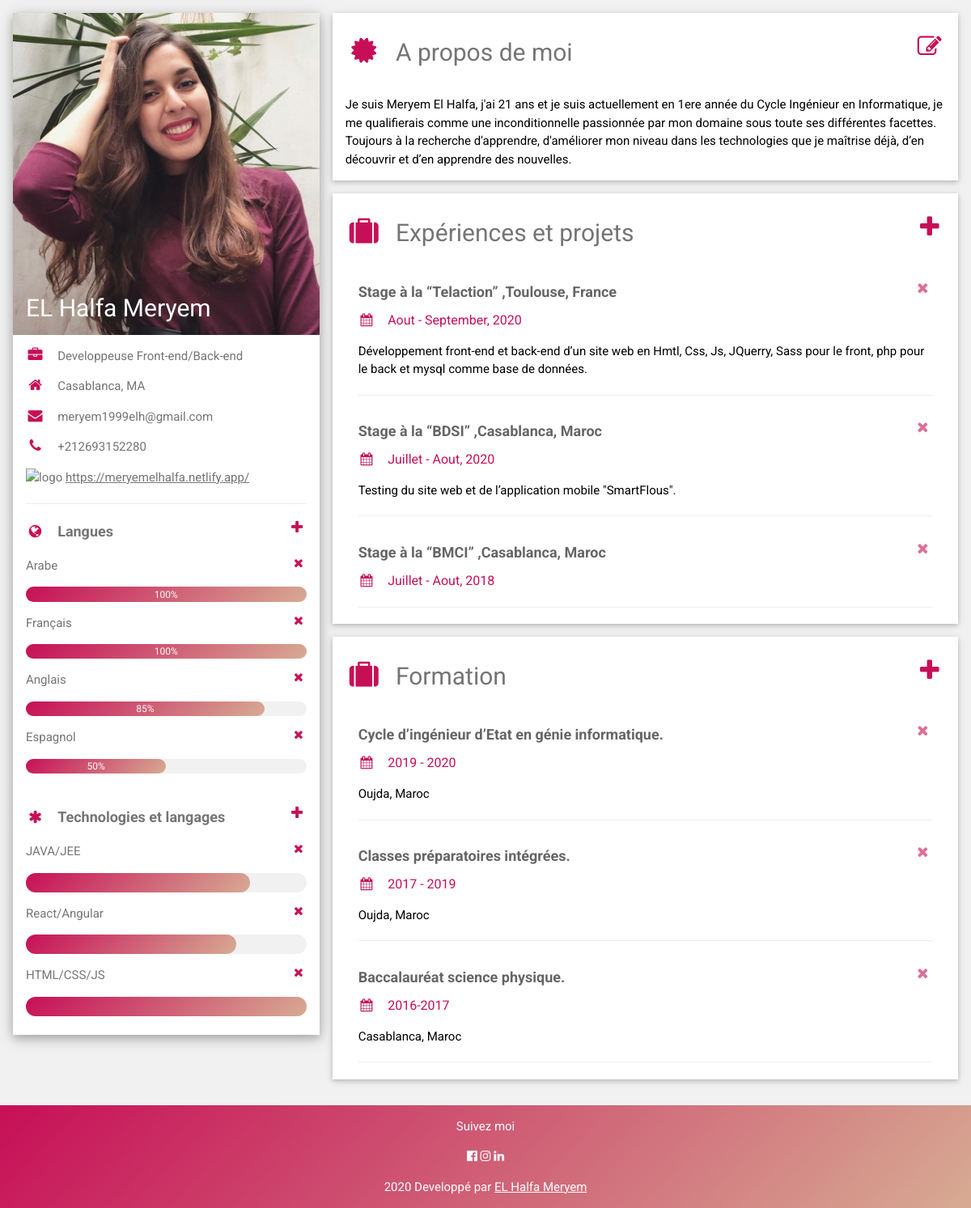
The app's page /CV/index.php with its own data.
### tables this page shows
CREATE TABLE IF NOT EXISTS `languages` (
  `lgname` varchar(255) NOT NULL,
  `lglevel` int(100) NOT NULL,
  `id` int(11) NOT NULL AUTO_INCREMENT,
  PRIMARY KEY (`id`)
);

CREATE TABLE IF NOT EXISTS `skills` (
  `skillname` varchar(255) NOT NULL,
  `skilllevel` int(100) NOT NULL,
  `id` int(11) NOT NULL AUTO_INCREMENT,
  PRIMARY KEY (`id`)
);

CREATE TABLE IF NOT EXISTS `about` (
  `id` int(10) NOT NULL,
  `Legende` varchar(1000) NOT NULL
);

CREATE TABLE IF NOT EXISTS `stages` (
  `Name` varchar(255) NOT NULL,
  `Date` varchar(255) NOT NULL,
  `Description` varchar(255) NOT NULL,
  `id` int(11) NOT NULL AUTO_INCREMENT,
  PRIMARY KEY (`id`)
);

CREATE TABLE IF NOT EXISTS `formation` (
  `id` int(100) NOT NULL AUTO_INCREMENT,
  `Name` varchar(255) NOT NULL,
  `Date` varchar(255) NOT NULL,
  `Lieu` varchar(255) NOT NULL,
  PRIMARY KEY (`id`)
);

### CV/index.php (the view, shortened to what this page needs)
<?php include 'connect.php'; ?>
<!DOCTYPE html>
<html>
<link rel="stylesheet" href="style.css">
<link rel="stylesheet" href="https://cdnjs.cloudflare.com/ajax/libs/font-awesome/4.7.0/css/font-awesome.min.css">
<body class="light-grey">
<div class="content margin-top" style="max-width:1400px;">
  <div class="row-padding">
    <div class="third">
      <div class="white text-grey card-4">
        <div class="display-container">
          <img src="img/profile2.jpg" style="width:100%;text-align: center;" alt="Avatar">
          <div class="display-bottomleft container text-white">
            <h2>EL Halfa Meryem</h2>
          </div>
        </div>
        <div class="container">
          <p><i class="fa fa-briefcase fa-fw margin-right large text-teal"></i>Developpeuse Front-end/Back-end</p>
          <p><i class="fa fa-home fa-fw margin-right large text-teal"></i>Casablanca, MA</p>
          <p><i class="fa fa-envelope fa-fw margin-right large text-teal"></i>meryem1999elh@gmail.com</p>
          <p><i class="fa fa-phone fa-fw margin-right large text-teal"></i>+212693152280</p>
          <p><img src="img/Logo-dark" style="width:8%;" alt="logo" ></img>  <a href="https://meryemelhalfa.netlify.app/" target="_blank"> https://meryemelhalfa.netlify.app/</a></p>
          <hr>
          <p class="large"><b><i class="fa fa-globe fa-fw margin-right text-teal"></i>Langues</b><a href="add2.php"><i class="fa fa-plus fa-fw right text-teal"></i></a></p>
          <?php
            $sql='SELECT * FROM `languages`';
            $result = mysqli_query($conn, $sql);
            while($row = mysqli_fetch_assoc($result)){
            ?>
          <p><?php echo $row["lgname"] ?><a href="index.php?delid=<?php echo $row["id"] ?>"><i class="fa fa-remove fa-fw right text-teal"></i></a></p>
          <div class="light-grey round-xlarge small">
          <div class="container center round-xlarge teal" style="width:<?php echo $row["lglevel"] ;?>%"><?php echo $row["lglevel"] ;?>%</div>
          </div>
           <?php }
?>
          <br>
          <p class="large text-theme"><b><i class="fa fa-asterisk fa-fw margin-right text-teal"></i>Technologies et langages</b><a href="add.php"><i class="fa fa-plus fa-fw right text-teal"></i></a></p>
        <?php
            $sql='SELECT * FROM `skills` ';
            $result = mysqli_query($conn, $sql);
            while($row = mysqli_fetch_assoc($result)){
            ?>
          <p><?php echo $row["skillname"] ?><a href="index.php?del=<?php echo $row["id"] ?>"><i class="fa fa-remove fa-fw right text-teal"></i></a></p>
          <div class="light-grey round-xlarge">
          <div class="round-xlarge teal" style="height:24px;width:<?php echo $row["skilllevel"] ;?>%"></div>
          </div>
        <?php }
?>
          <br>
        </div>
      </div><br>
    </div>
    <div class="twothird">
    <?php
            $sql='SELECT * FROM `about` ';
            $result = mysqli_query($conn, $sql);
            while($row = mysqli_fetch_assoc($result)){
            ?>
        <div class="container card white margin-bottom">
        <h2 class="text-grey padding-16"><i class="fa fa-certificate fa-fw margin-right xxlarge text-teal"></i>A propos de moi<a href="edit.php?edit=<?php echo $row["id"] ?>"><i class="fa fa-edit fa-fw right text-teal"></i></a></h2>
        <p><?php echo $row["Legende"] ?></p>
      </div>
        <?php }
?>
      <div class="container card white margin-bottom">
        <h2 class="text-grey padding-16"><i class="fa fa-suitcase fa-fw margin-right xxlarge text-teal"></i>Expériences et projets<a href="add3.php"><i class="fa fa-plus fa-fw right text-teal"></i></a></h2>
         <?php
            $sql='SELECT * FROM `stages` ';
            $result = mysqli_query($conn, $sql);
            while($row = mysqli_fetch_assoc($result)){
            ?>
        <div class="container">
          <h5 class="opacity"><b><?php echo $row["Name"] ?></b><a href="index.php?dell=<?php echo $row["id"] ?>"><i class="fa fa-remove fa-fw right text-teal"></i></a></h5>
          <h6 class="text-teal"><i class="fa fa-calendar fa-fw margin-right"></i><?php echo $row["Date"] ?></h6>
          <p><?php echo $row["Description"] ?></p>
          <hr>
        </div>
        <?php }
    ?>
      </div>
        <div class="container card white margin-bottom">
        <h2 class="text-grey padding-16"><i class="fa fa-suitcase fa-fw margin-right xxlarge text-teal"></i>Formation<a href="add4.php"><i class="fa fa-plus fa-fw right text-teal"></i></a></h2>
         <?php
            $sql='SELECT * FROM `formation` ';
            $result = mysqli_query($conn, $sql);
            while($row = mysqli_fetch_assoc($result)){
            ?>
        <div class="container">
          <h5 class="opacity"><b><?php echo $row["Name"] ?></b><a href="index.php?delet=<?php echo $row["id"] ?>"><i class="fa fa-remove fa-fw right text-teal"></i></a></h5>
          <h6 class="text-teal"><i class="fa fa-calendar fa-fw margin-right"></i><?php echo $row["Date"] ?></h6>
          <p><?php echo $row["Lieu"] ?></p>
          <hr>
        </div>
        <?php }
    ?>
      </div>
    </div>
  </div>
</div>
<footer class="container teal center margin-top">
  <p>Suivez moi</p>
  <a href="https://web.facebook.com/meryem.elhalfa/" target="_blank"><i class="fa fa-facebook-official hover-opacity"></i></a>
  <a href="https://www.instagram.com/mery_elh/" target="_blank"><i class="fa fa-instagram hover-opacity"></i></a>
  <a href="https://www.linkedin.com/in/elhalfa-meryem/" target="_blank"><i class="fa fa-linkedin hover-opacity"></i></a>
  <p>2020 Developpé par <a href="https://meryemelhalfa.netlify.app/" target="_blank">EL Halfa Meryem</a></p>
</footer>
</body>
</html>

### CV/style.css (style rules this page uses)
html { box-sizing: border-box }
*, *:before, *:after { box-sizing: inherit }
html { -ms-text-size-adjust: 100%; -webkit-text-size-adjust: 100% }
body { margin: 0 }
article, aside, details, figcaption, figure, footer, header, main, menu, nav, section { display: block }
a { background-color: transparent }
b, strong { font-weight: bolder }
img { border-style: none }
hr { box-sizing: content-box; height: 0; overflow: visible }
html, body { font-family: Verdana, sans-serif; font-size: 15px; line-height: 1.5 }
html { overflow-x: hidden }
h2 { font-size: 30px }
h5 { font-size: 18px }
h6 { font-size: 16px }
h1, h2, h3, h4, h5, h6 { font-family: "Segoe UI", Arial, sans-serif; font-weight: 400; margin: 10px 0 }
hr { border: 0; border-top: 1px solid #eee; margin: 20px 0 }
img { vertical-align: middle }
a { color: inherit }
.tooltip, .display-container { position: relative }
.container:after, .container:before, .panel:after, .panel:before, .row:after, .row:before, .row-padding:after, .row-padding:before, .cell-row:before, .cell-row:after, .clear:after, .clear:before, .bar:before, .bar:after { content: ""; display: table; clear: both }
.col, .half, .third, .twothird, .threequarter, .quarter { float: left; width: 100% }
@media (min-width:601px) { .col.m4, .third { width: 33.33333% } }
@media (min-width:601px) { .col.m8, .twothird { width: 66.66666% } }
.content, .auto { margin-left: auto; margin-right: auto }
.content { max-width: 980px }
.display-bottomleft { position: absolute; left: 0; bottom: 0 }
.round-xlarge { border-radius: 16px }
.row-padding, .row-padding>.half, .row-padding>.third, .row-padding>.twothird, .row-padding>.threequarter, .row-padding>.quarter, .row-padding>.col { padding: 0 8px }
.container, .panel { padding: 0.01em 16px }
.card, .card-2 { box-shadow: 0 2px 5px 0 rgba(0, 0, 0, 0.16), 0 2px 10px 0 rgba(0, 0, 0, 0.12) }
.card-4, .hover-shadow:hover { box-shadow: 0 4px 10px 0 rgba(0, 0, 0, 0.2), 0 4px 20px 0 rgba(0, 0, 0, 0.19) }
.opacity, .hover-opacity:hover { opacity: 0.60 }
.small { font-size: 12px !important }
.large { font-size: 18px !important }
.xxlarge { font-size: 36px !important }
.center { text-align: center !important }
.margin-top { margin-top: 16px !important }
.margin-bottom { margin-bottom: 16px !important }
.margin-right { margin-right: 16px !important }
.padding-16 { padding-top: 16px !important; padding-bottom: 16px !important }
.right { float: right !important }
.teal, .hover-teal:hover { color: #fff !important; background: linear-gradient(134deg, #c70f57 0%, #d7a992 99%) !important }
.white, .hover-white:hover { color: #000 !important; background-color: #fff !important }
.light-grey, .hover-light-grey:hover, .light-gray, .hover-light-gray:hover { color: #000 !important; background-color: #f1f1f1 !important }
.text-teal, .hover-text-teal:hover { color: #c70f57 !important }
.text-white, .hover-text-white:hover { color: #fff !important }
.text-white { color: white; }
.text-grey, .hover-text-grey:hover, .text-gray, .hover-text-gray:hover { color: #757575 !important }

### CV/index.php (style rules this page uses)
html,body,h1,h2,h3,h4,h5,h6 { font-family: "Roboto", sans-serif }

### records on screen
languages: lgname "Arabe", lglevel "100"
languages: lgname "Français", lglevel "100"
languages: lgname "Anglais", lglevel "85"
languages: lgname "Espagnol", lglevel "50"
skills: skillname "JAVA/JEE", skilllevel 80 (drawn)
skills: skillname "React/Angular", skilllevel 75 (drawn)
skills: skillname "HTML/CSS/JS", skilllevel 100 (drawn)
about: Legende "Je suis Meryem El Halfa, j'ai 21 ans et je suis actuellement en 1ere année du Cycle Ingénieur en Informatique, je me qualifierais comme une inconditionnelle passionnée par mon domaine sous toute ses différentes facettes. Toujours à la recherche d'apprendre, d'améliorer mon niveau dans les technologies que je maîtrise déjà, d’en découvrir et d’en apprendre des nouvelles."
stages: Name "Stage à la “Telaction” ,Toulouse, France", Date "Aout - September, 2020", Description "Développement front-end et back-end d’un site web en Hmtl, Css, Js, JQuerry, Sass pour le front, php pour le back et mysql comme base de données."
stages: Name "Stage à la “BDSI” ,Casablanca, Maroc", Date "Juillet - Aout, 2020", Description "Testing du site web et de l’application mobile \"SmartFlous\"."
stages: Name "Stage à la “BMCI” ,Casablanca, Maroc", Date "Juillet - Aout, 2018"
formation: Name "Cycle d’ingénieur d’Etat en génie informatique.", Date "2019 - 2020", Lieu "Oujda, Maroc"
formation: Name "Classes préparatoires intégrées.", Date "2017 - 2019", Lieu "Oujda, Maroc"
formation: Name "Baccalauréat science physique.", Date "2016-2017", Lieu "Casablanca, Maroc"
